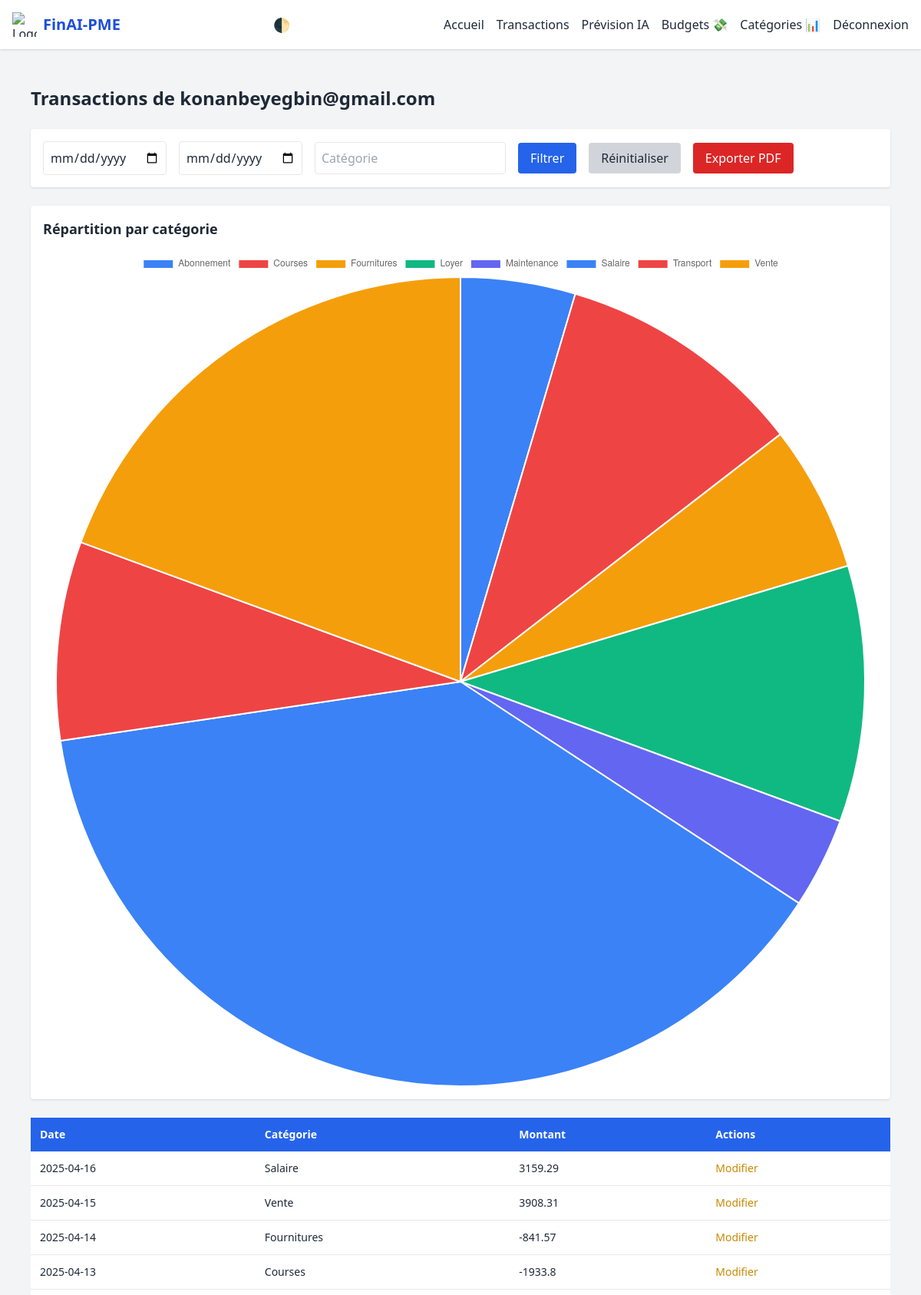
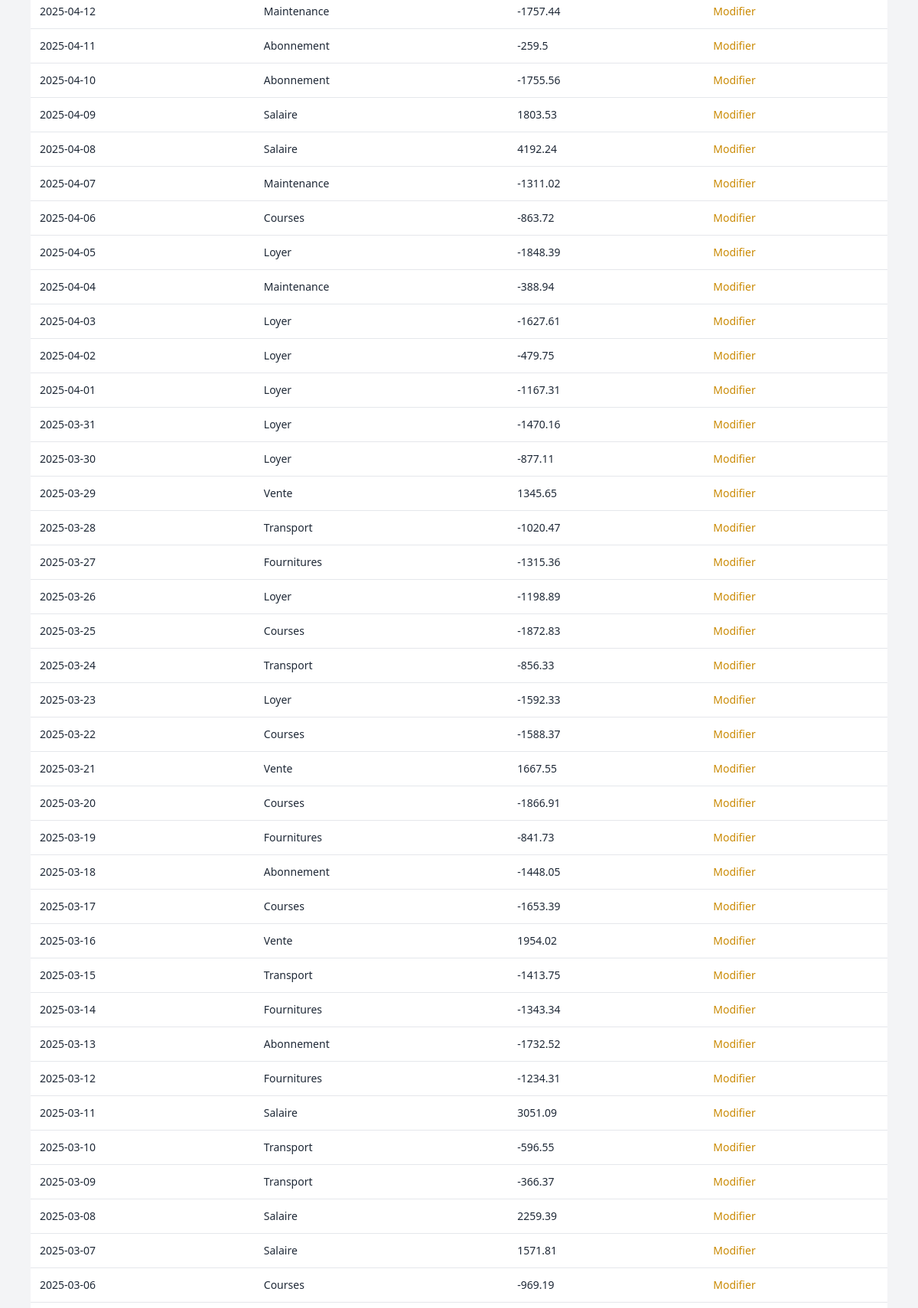
Page /admin/utilisateur/3/transactions (signed in, upper part) on the committed database (2 pictures, top to bottom).
### app.py (models this page shows)
class User(db.Model, UserMixin):
    id = db.Column(db.Integer, primary_key=True)
    email = db.Column(db.String(100), unique=True, nullable=False)
    password = db.Column(db.String(200), nullable=False)
    date_creation = db.Column(db.DateTime, default=datetime.utcnow)
    alerts_enabled = db.Column(db.Boolean, default=True)
    last_login = db.Column(db.DateTime)
    role = db.Column(db.String(20), default='user')  # "user" ou "admin"
    is_admin = db.Column(db.Boolean, default=False)
    entreprise_id = db.Column(db.Integer, db.ForeignKey('entreprise.id'))
    admin_id = db.Column(db.Integer, db.ForeignKey('user.id'))  # lien vers l’admin
    admin = db.relationship('User', remote_side=[id], backref='membres')  # liste des membres sous cet admin

class Transaction(db.Model):
    id = db.Column(db.Integer, primary_key=True)
    date = db.Column(db.Date)
    category = db.Column(db.String(100))
    amount = db.Column(db.Float)
    user_id = db.Column(db.Integer, db.ForeignKey('user.id'))

### app.py (the view)
@app.route('/admin/utilisateur/<int:user_id>/transactions')
@login_required
def admin_utilisateur_transactions(user_id):
    if not current_user.is_admin:
        return redirect('/home')
    utilisateur = User.query.get_or_404(user_id)
    start_date = request.args.get('start_date')
    end_date = request.args.get('end_date')
    category = request.args.get('category')
    query = Transaction.query.filter_by(user_id=user_id)
    if start_date:
        query = query.filter(Transaction.date >= start_date)
    if end_date:
        query = query.filter(Transaction.date <= end_date)
    if category:
        query = query.filter(Transaction.category.ilike(f"%{category}%"))
    transactions = query.order_by(Transaction.date.desc()).all()
    category_totals = {}
    for tx in transactions:
        category_totals[tx.category] = category_totals.get(tx.category, 0) + tx.amount
    return render_template('admin_transactions.html',
                           utilisateur=utilisateur,
                           transactions=transactions,
                           start_date=start_date,
                           end_date=end_date,
                           category=category,
                           category_totals=category_totals)

### app.py (called while the page is built)
@login_manager.user_loader
def load_user(user_id):
    return User.query.get(int(user_id))

### templates/admin_transactions.html (shortened to what this page needs)
{% extends 'base.html' %}
{% block content %}
<div class="p-6 space-y-6">
  <h2 class="text-2xl font-bold">Transactions de {{ utilisateur.email }}</h2>
  <form method="GET" class="flex flex-wrap gap-4 items-center bg-white p-4 rounded shadow">
    <input type="date" name="start_date" value="{{ request.args.get('start_date', '') }}" class="border p-2 rounded" />
    <input type="date" name="end_date" value="{{ request.args.get('end_date', '') }}" class="border p-2 rounded" />
    <input type="text" name="category" placeholder="Catégorie" value="{{ request.args.get('category', '') }}" class="border p-2 rounded" />
    <button type="submit" class="bg-blue-600 text-white px-4 py-2 rounded">Filtrer</button>
    <a href="/admin/utilisateur/{{ utilisateur.id }}/transactions" class="bg-gray-300 px-4 py-2 rounded">Réinitialiser</a>
    <a href="/admin/utilisateur/{{ utilisateur.id }}/export/pdf" class="bg-red-600 text-white px-4 py-2 rounded">Exporter PDF</a>
  </form>
  {% if category_totals %}
  <div class="bg-white p-4 rounded shadow">
    <h3 class="text-lg font-semibold mb-4">Répartition par catégorie</h3>
    <canvas id="categoryChart"></canvas>
  </div>
  {% endif %}
  <div class="overflow-auto">
    <table class="min-w-full bg-white rounded shadow text-sm">
      <thead class="bg-blue-600 text-white">
        <tr>
          <th class="p-3 text-left">Date</th>
          <th class="p-3 text-left">Catégorie</th>
          <th class="p-3 text-left">Montant</th>
          <th class="p-3 text-left">Actions</th>
        </tr>
      </thead>
      <tbody>
        {% for tx in transactions %}
        <tr class="border-b hover:bg-gray-100">
          <td class="p-3">{{ tx.date }}</td>
          <td class="p-3">{{ tx.category }}</td>
          <td class="p-3">{{ tx.amount }}</td>
          <td class="p-3">
            <button onclick="openEditModal('{{ tx.id }}', '{{ tx.date }}', '{{ tx.category }}', '{{ tx.amount }}')" class="text-yellow-600 hover:underline">Modifier</button>
          </td>
        </tr>
        {% endfor %}
      </tbody>
    </table>
  </div>
</div>
<script>
  function openEditModal(id, date, category, amount) {
    document.getElementById('edit-id').value = id;
    document.getElementById('edit-date').value = date;
    document.getElementById('edit-category').value = category;
    document.getElementById('edit-amount').value = amount;
    document.getElementById('editModal').classList.remove('hidden');
  }
  {% if category_totals %}
    const categoryData = {{ category_totals | tojson }};
    const ctx = document.getElementById('categoryChart');
    new Chart(ctx, {
      type: 'pie',
      data: {
        labels: Object.keys(categoryData),
        datasets: [{
          data: Object.values(categoryData),
          backgroundColor: ['#3b82f6', '#ef4444', '#f59e0b', '#10b981', '#6366f1']
        }]
      }
    });
  {% endif %}
</script>
{% endblock %}

### templates/base.html (shortened to what this page needs)
<!DOCTYPE html>
<html lang="fr" class="scroll-smooth">
<head>
  <script src="https://cdn.tailwindcss.com"></script>
</head>
<body class="bg-gray-100 text-gray-800 dark:bg-gray-900 dark:text-gray-100">
  <header class="bg-white dark:bg-gray-800 shadow">
    <div class="max-w-7xl mx-auto px-4 py-4 flex justify-between items-center">
      <div class="flex items-center space-x-2">
        <img src="/static/logo.png" alt="Logo" class="h-8 w-8">
        <h1 class="text-xl font-bold text-blue-700 dark:text-blue-400">FinAI-PME</h1>
      </div>
      <div class="flex items-center space-x-4">
        <button id="dark-toggle" class="hidden md:block text-lg">🌓</button>
      </div>
      <nav id="menu" class="hidden md:flex space-x-4 items-center">
        <a href="/home" class="hover:text-blue-600">Accueil</a>
        <a href="/transactions" class="hover:text-blue-600">Transactions</a>
        <a href="/forecast" class="hover:text-blue-600">Prévision IA</a>
        <a href="/budgets" class="hover:text-blue-600">Budgets 💸</a>
        <a href="/categories" class="hover:text-blue-600">Catégories 📊</a>
        <a href="/logout" class="hover:text-red-600">Déconnexion</a>
      </nav>
    </div>
  </header>
  <main class="max-w-7xl mx-auto px-4 py-6">
    {% block content %}{% endblock %}
  </main>
</body>
</html>

### rows in the picture
User: email "konanbeyegbin@gmail.com"
Transaction: date "2025-04-16", category "Salaire", amount "3159.29"
Transaction: date "2025-04-15", category "Vente", amount "3908.31"
Transaction: date "2025-04-14", category "Fournitures", amount "-841.57"
Transaction: date "2025-04-13", category "Courses", amount "-1933.8"
Transaction: date "2025-04-12", category "Maintenance", amount "-1757.44"
Transaction: date "2025-04-11", category "Abonnement", amount "-259.5"
Transaction: date "2025-04-10", category "Abonnement", amount "-1755.56"
Transaction: date "2025-04-09", category "Salaire", amount "1803.53"
Transaction: date "2025-04-08", category "Salaire", amount "4192.24"
Transaction: date "2025-04-07", category "Maintenance", amount "-1311.02"
Transaction: date "2025-04-06", category "Courses", amount "-863.72"
Transaction: date "2025-04-05", category "Loyer", amount "-1848.39"
Transaction: date "2025-04-04", category "Maintenance", amount "-388.94"
Transaction: date "2025-04-03", category "Loyer", amount "-1627.61"
Transaction: date "2025-04-02", category "Loyer", amount "-479.75"
Transaction: date "2025-04-01", category "Loyer", amount "-1167.31"
Transaction: date "2025-03-31", category "Loyer", amount "-1470.16"
Transaction: date "2025-03-30", category "Loyer", amount "-877.11"
Transaction: date "2025-03-29", category "Vente", amount "1345.65"
Transaction: date "2025-03-28", category "Transport", amount "-1020.47"
Transaction: date "2025-03-27", category "Fournitures", amount "-1315.36"
Transaction: date "2025-03-26", category "Loyer", amount "-1198.89"
Transaction: date "2025-03-25", category "Courses", amount "-1872.83"
Transaction: date "2025-03-24", category "Transport", amount "-856.33"
Transaction: date "2025-03-23", category "Loyer", amount "-1592.33"
Transaction: date "2025-03-22", category "Courses", amount "-1588.37"
Transaction: date "2025-03-21", category "Vente", amount "1667.55"
Transaction: date "2025-03-20", category "Courses", amount "-1866.91"
Transaction: date "2025-03-19", category "Fournitures", amount "-841.73"
Transaction: date "2025-03-18", category "Abonnement", amount "-1448.05"
Transaction: date "2025-03-17", category "Courses", amount "-1653.39"
Transaction: date "2025-03-16", category "Vente", amount "1954.02"
Transaction: date "2025-03-15", category "Transport", amount "-1413.75"
Transaction: date "2025-03-14", category "Fournitures", amount "-1343.34"
Transaction: date "2025-03-13", category "Abonnement", amount "-1732.52"
Transaction: date "2025-03-12", category "Fournitures", amount "-1234.31"
Transaction: date "2025-03-11", category "Salaire", amount "3051.09"
Transaction: date "2025-03-10", category "Transport", amount "-596.55"
Transaction: date "2025-03-09", category "Transport", amount "-366.37"
Transaction: date "2025-03-08", category "Salaire", amount "2259.39"
Transaction: date "2025-03-07", category "Salaire", amount "1571.81"
Transaction: date "2025-03-06", category "Courses", amount "-969.19"

### other values in the picture
chart data {{ category_totals | tojson }} {"Abonnement": -7039.289999999999, "Courses": -15274.69, "Fournitures": -8992.52, "Loyer": -15712.55, "Maintenance": -5560.38, "Salaire": 59059.14, "Transport": -12188.960000000001, "Vente": 29805.15}
